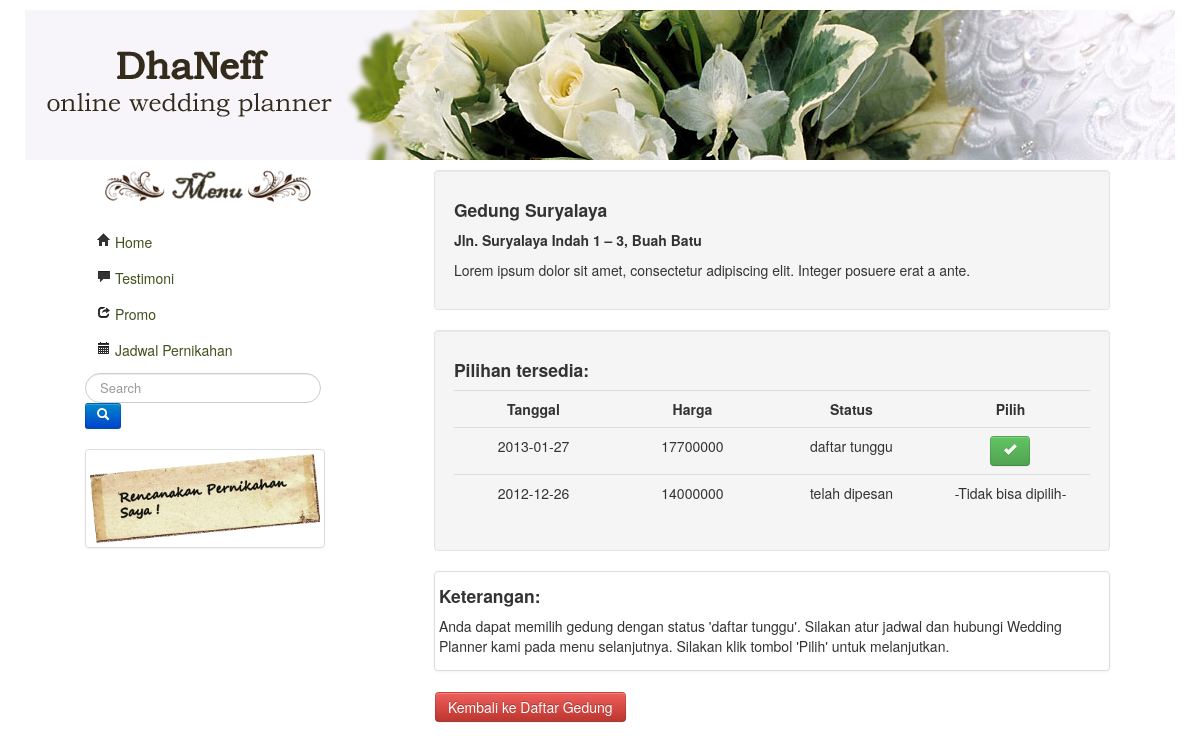
The page /view/view-pilihdetail.php?ged=2 on the database its author committed.
### tables this page shows
CREATE TABLE IF NOT EXISTS `gedung` (
  `id_gedung` int(11) NOT NULL AUTO_INCREMENT,
  `nama_gedung` varchar(50) DEFAULT NULL,
  `alamat` text,
  `id_kota` int(11) NOT NULL,
  `waktu` varchar(40) DEFAULT NULL,
  `keterangan` varchar(40) DEFAULT NULL,
  `deskripsi_gedung` text,
  `gambar_gedung` varchar(50) DEFAULT NULL,
  `kapasitas` int(4) DEFAULT NULL,
  `flag` tinyint(1) NOT NULL DEFAULT '1',
  PRIMARY KEY (`id_gedung`)
);

CREATE TABLE IF NOT EXISTS `gedung_detail` (
  `id_detail` int(11) NOT NULL AUTO_INCREMENT,
  `id_gedung` int(11) DEFAULT NULL,
  `tanggal` date DEFAULT NULL,
  `harga` decimal(10,0) DEFAULT NULL,
  `id_status` int(11) DEFAULT NULL,
  `flag` tinyint(1) DEFAULT NULL,
  PRIMARY KEY (`id_detail`)
);

CREATE TABLE IF NOT EXISTS `status` (
  `id_status` int(11) NOT NULL AUTO_INCREMENT,
  `status` varchar(40) NOT NULL,
  PRIMARY KEY (`id_status`)
);

### view/view-pilihdetail.php (the view, shortened to what this page needs)
<?php
include('../model/model-pesan.php');
include_once ('header.php');
echo "<div class='span8 offset1'>";
$obj=new Pesan("localhost","root","","wedding");
	if(isset($_REQUEST['ged'])){
		$obj->detail($_REQUEST['ged']);
	?>
<html>
	<body>
			<div class="well">
				<h4>Pilihan tersedia: </h4>
				<table class="table table-hover" width="100%" border="0">
					<tr>
						<th width="25%">Tanggal</th>
						<th width="25%">Harga</th>
						<th width="25%">Status</th>
						<th width="25%">Pilih</th>
					</tr>
					<?php foreach($obj->data as $val){
							extract($val);
							?>
								<tr align="center">
								<td><?php echo $tanggal; ?></td>
								<td><?php echo $harga; ?></td>
								<td><?php echo $status; ?></td>
									<?php if($id_status==6){
										echo "<td> -Tidak  bisa dipilih- </td>";
											} else {?>
											<td><a href="view-pilihpaket.php?detail=<?php echo $id_detail; ?>" class="btn btn-success" rel="tooltip" title="Pilih"><i class="icon-ok icon-white" ></i></a>
											</td>
										<?php } ?>
					</tr>
					<?php }
				echo "</table>";
				}
				echo "</div>";
?>
<div class="thumbnail">
<h4>Keterangan: </h4>
<p>Anda dapat memilih gedung dengan status 'daftar tunggu'. Silakan atur jadwal dan hubungi Wedding Planner kami pada menu selanjutnya.
Silakan klik tombol 'Pilih' untuk melanjutkan.</p>
</div><br>
<table width="100%" border="0"><tr>
<td><a class="btn btn-danger" href="view-gedung.php">Kembali ke Daftar Gedung</a></td>
</tr></table>
		</body>
	</html>

### model/model-pesan.php (shortened to what this page needs)
<?php
class Pesan {
	public $mysqli;
	public $data;
	public function __construct($host,$username,$password,$db_name){
		$this->mysqli = new mysqli($host, $username, $password, $db_name);
	}
	public function detail($id){
		$query="SELECT d.id_detail, g.id_gedung, g.nama_gedung, g.gambar_gedung, g.deskripsi_gedung, d.tanggal, d.harga, s.id_status, s.status
		FROM gedung_detail d
		JOIN gedung g ON g.id_gedung = d.id_gedung
		JOIN STATUS s ON s.id_status = d.id_status
		WHERE g.id_gedung ='$id' && d.flag = 1
		ORDER BY d.id_status ASC
		LIMIT 0 , 30";
		$result= $this->mysqli->query($query);
		$query2="SELECT distinct g.nama_gedung, g.alamat, g.deskripsi_gedung
		from gedung g
		where g.id_gedung ='$id'";
		$result2=$this->mysqli->query($query2);
		$a=$result2->fetch_assoc();
		echo "<div class='well'>
			<h4>".$a['nama_gedung']."</h4>
			<h5>".$a['alamat']."</h5>
			<p>".$a['deskripsi_gedung']."</p>
			</div>
			";
		if($result){
			while($rows=$result->fetch_assoc()){
				$this->data[]=$rows;
			}
			return $this->data;
		}
	}
}

### rows shown on the page
gedung: nama_gedung "Gedung Suryalaya", alamat "Jln. Suryalaya Indah 1 – 3, Buah Batu", deskripsi_gedung "Lorem ipsum dolor sit amet, consectetur adipiscing elit. Integer posuere erat a ante."
gedung_detail: tanggal "2013-01-27", harga "17700000", id_status.status "daftar tunggu"
gedung_detail: tanggal "2012-12-26", harga "14000000", id_status.status "telah dipesan", shows "-Tidak bisa dipilih-"
